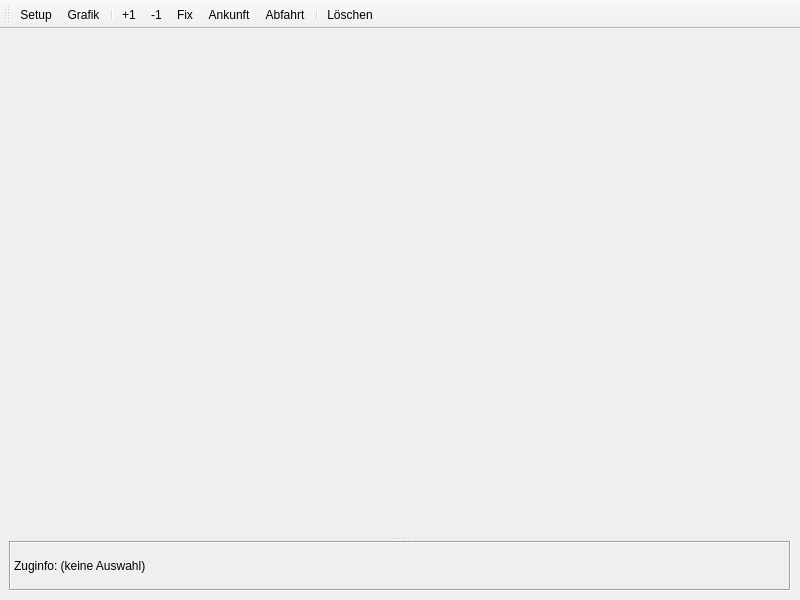
<?xml version="1.0" encoding="UTF-8"?>
<ui version="4.0">
 <class>GleisbelegungWindow</class>
 <widget class="QMainWindow" name="GleisbelegungWindow">
  <property name="geometry">
   <rect>
    <x>0</x>
    <y>0</y>
    <width>800</width>
    <height>600</height>
   </rect>
  </property>
  <property name="windowTitle">
   <string>MainWindow</string>
  </property>
  <widget class="QWidget" name="centralwidget">
   <layout class="QVBoxLayout" name="verticalLayout">
    <item>
     <widget class="QStackedWidget" name="stackedWidget">
      <property name="currentIndex">
       <number>1</number>
      </property>
      <widget class="QWidget" name="settings_page">
       <layout class="QHBoxLayout" name="horizontalLayout_2">
        <item>
         <widget class="QTreeWidget" name="treeWidget">
          <property name="alternatingRowColors">
           <bool>true</bool>
          </property>
          <property name="selectionMode">
           <enum>QAbstractItemView::MultiSelection</enum>
          </property>
          <property name="selectionBehavior">
           <enum>QAbstractItemView::SelectItems</enum>
          </property>
          <attribute name="headerDefaultSectionSize">
           <number>200</number>
          </attribute>
          <column>
           <property name="text">
            <string>Gleis</string>
           </property>
          </column>
          <column>
           <property name="text">
            <string>Konfliktgruppe</string>
           </property>
          </column>
          <item>
           <property name="text">
            <string>Anschlüsse</string>
           </property>
           <property name="checkState">
            <enum>Checked</enum>
           </property>
           <item>
            <property name="text">
             <string>EA</string>
            </property>
            <property name="checkState">
             <enum>Checked</enum>
            </property>
            <item>
             <property name="text">
              <string>EA 1</string>
             </property>
             <property name="checkState">
              <enum>Checked</enum>
             </property>
             <property name="text">
              <string>EA</string>
             </property>
            </item>
            <item>
             <property name="text">
              <string>EA 2</string>
             </property>
             <property name="checkState">
              <enum>Checked</enum>
             </property>
             <property name="text">
              <string>EA</string>
             </property>
            </item>
           </item>
          </item>
          <item>
           <property name="text">
            <string>Bahnhöfe</string>
           </property>
           <property name="checkState">
            <enum>PartiallyChecked</enum>
           </property>
           <item>
            <property name="text">
             <string>A</string>
            </property>
            <property name="checkState">
             <enum>PartiallyChecked</enum>
            </property>
            <property name="text">
             <string/>
            </property>
            <property name="flags">
             <set>ItemIsSelectable|ItemIsUserCheckable|ItemIsEnabled</set>
            </property>
            <item>
             <property name="text">
              <string>A 1</string>
             </property>
             <property name="checkState">
              <enum>Checked</enum>
             </property>
             <property name="text">
              <string>A 1</string>
             </property>
            </item>
            <item>
             <property name="text">
              <string>A 1 kurz</string>
             </property>
             <property name="checkState">
              <enum>Checked</enum>
             </property>
             <property name="text">
              <string>A 1</string>
             </property>
            </item>
            <item>
             <property name="text">
              <string>A 2</string>
             </property>
             <property name="checkState">
              <enum>Unchecked</enum>
             </property>
             <property name="text">
              <string>A 2</string>
             </property>
            </item>
           </item>
           <item>
            <property name="text">
             <string>B</string>
            </property>
            <property name="checkState">
             <enum>PartiallyChecked</enum>
            </property>
            <item>
             <property name="text">
              <string>B 1</string>
             </property>
             <property name="checkState">
              <enum>Unchecked</enum>
             </property>
             <property name="text">
              <string>B1</string>
             </property>
            </item>
            <item>
             <property name="text">
              <string>B 2</string>
             </property>
             <property name="checkState">
              <enum>Unchecked</enum>
             </property>
             <property name="text">
              <string>B2</string>
             </property>
            </item>
            <item>
             <property name="text">
              <string>B 3a</string>
             </property>
             <property name="checkState">
              <enum>Checked</enum>
             </property>
             <property name="text">
              <string>B3</string>
             </property>
            </item>
            <item>
             <property name="text">
              <string>B 3b</string>
             </property>
             <property name="checkState">
              <enum>Checked</enum>
             </property>
             <property name="text">
              <string>B3</string>
             </property>
            </item>
           </item>
          </item>
         </widget>
        </item>
       </layout>
      </widget>
      <widget class="QWidget" name="display_page">
       <layout class="QHBoxLayout" name="horizontalLayout">
        <property name="leftMargin">
         <number>0</number>
        </property>
        <property name="topMargin">
         <number>0</number>
        </property>
        <property name="rightMargin">
         <number>0</number>
        </property>
        <property name="bottomMargin">
         <number>0</number>
        </property>
        <item>
         <widget class="QSplitter" name="displaySplitter">
          <property name="orientation">
           <enum>Qt::Vertical</enum>
          </property>
          <widget class="QWidget" name="grafikWidget" native="true">
           <property name="sizePolicy">
            <sizepolicy hsizetype="Expanding" vsizetype="Expanding">
             <horstretch>0</horstretch>
             <verstretch>0</verstretch>
            </sizepolicy>
           </property>
          </widget>
          <widget class="QLabel" name="zuginfoLabel">
           <property name="sizePolicy">
            <sizepolicy hsizetype="Preferred" vsizetype="Preferred">
             <horstretch>0</horstretch>
             <verstretch>0</verstretch>
            </sizepolicy>
           </property>
           <property name="maximumSize">
            <size>
             <width>16777215</width>
             <height>50</height>
            </size>
           </property>
           <property name="baseSize">
            <size>
             <width>0</width>
             <height>0</height>
            </size>
           </property>
           <property name="frameShape">
            <enum>QFrame::Box</enum>
           </property>
           <property name="frameShadow">
            <enum>QFrame::Sunken</enum>
           </property>
           <property name="text">
            <string>Zuginfo: (keine Auswahl)</string>
           </property>
           <property name="textFormat">
            <enum>Qt::AutoText</enum>
           </property>
           <property name="textInteractionFlags">
            <set>Qt::TextSelectableByMouse</set>
           </property>
          </widget>
         </widget>
        </item>
       </layout>
      </widget>
     </widget>
    </item>
   </layout>
  </widget>
  <widget class="QToolBar" name="toolBar">
   <property name="windowTitle">
    <string>toolBar</string>
   </property>
   <property name="iconSize">
    <size>
     <width>16</width>
     <height>16</height>
    </size>
   </property>
   <attribute name="toolBarArea">
    <enum>TopToolBarArea</enum>
   </attribute>
   <attribute name="toolBarBreak">
    <bool>false</bool>
   </attribute>
   <addaction name="actionSetup"/>
   <addaction name="actionAnzeige"/>
   <addaction name="separator"/>
   <addaction name="actionPlusEins"/>
   <addaction name="actionMinusEins"/>
   <addaction name="actionFix"/>
   <addaction name="actionAnkunftAbwarten"/>
   <addaction name="actionAbfahrtAbwarten"/>
   <addaction name="separator"/>
   <addaction name="actionLoeschen"/>
  </widget>
  <action name="actionSetup">
   <property name="icon">
    <iconset resource="resources.qrc">
     <normaloff>:/equalizer.png</normaloff>:/equalizer.png</iconset>
   </property>
   <property name="text">
    <string>Setup</string>
   </property>
   <property name="toolTip">
    <string>Gleisauswahl (S)</string>
   </property>
   <property name="shortcut">
    <string>S</string>
   </property>
  </action>
  <action name="actionAnzeige">
   <property name="icon">
    <iconset resource="resources.qrc">
     <normaloff>:/chart.png</normaloff>:/chart.png</iconset>
   </property>
   <property name="text">
    <string>Grafik</string>
   </property>
   <property name="toolTip">
    <string>Grafik anzeigen (G)</string>
   </property>
   <property name="shortcut">
    <string>G</string>
   </property>
  </action>
  <action name="actionPlusEins">
   <property name="icon">
    <iconset resource="resources.qrc">
     <normaloff>:/clock--plus.png</normaloff>:/clock--plus.png</iconset>
   </property>
   <property name="text">
    <string>+1</string>
   </property>
   <property name="toolTip">
    <string>Feste Verspätung +1 Minute auf ausgewähltem Slot (+)</string>
   </property>
   <property name="shortcut">
    <string>+</string>
   </property>
  </action>
  <action name="actionMinusEins">
   <property name="icon">
    <iconset resource="resources.qrc">
     <normaloff>:/clock--minus.png</normaloff>:/clock--minus.png</iconset>
   </property>
   <property name="text">
    <string>-1</string>
   </property>
   <property name="toolTip">
    <string>Feste Verspätung -1 Minute auf ausgewähltem Slot (-)</string>
   </property>
   <property name="shortcut">
    <string>-</string>
   </property>
  </action>
  <action name="actionFix">
   <property name="icon">
    <iconset resource="resources.qrc">
     <normaloff>:/clock--pencil.png</normaloff>:/clock--pencil.png</iconset>
   </property>
   <property name="text">
    <string>Fix</string>
   </property>
   <property name="toolTip">
    <string>Feste Verspätung auf ausgewähltem Slot festlegen (V)</string>
   </property>
   <property name="shortcut">
    <string>V</string>
   </property>
  </action>
  <action name="actionLoeschen">
   <property name="icon">
    <iconset resource="resources.qrc">
     <normaloff>:/cross-script.png</normaloff>:/cross-script.png</iconset>
   </property>
   <property name="text">
    <string>Löschen</string>
   </property>
   <property name="toolTip">
    <string>Korrekturen auf ausgewähltem Slot löschen (Del)</string>
   </property>
   <property name="shortcut">
    <string>Del</string>
   </property>
  </action>
  <action name="actionAnkunftAbwarten">
   <property name="icon">
    <iconset resource="resources.qrc">
     <normaloff>:/zug-ankunft-abwraten.png</normaloff>:/zug-ankunft-abwraten.png</iconset>
   </property>
   <property name="text">
    <string>Ankunft</string>
   </property>
   <property name="toolTip">
    <string>Kreuzung/Ankunft von zweitem gewählten Zug abwarten (K)</string>
   </property>
   <property name="shortcut">
    <string>K</string>
   </property>
  </action>
  <action name="actionAbfahrtAbwarten">
   <property name="icon">
    <iconset resource="resources.qrc">
     <normaloff>:/zug-abfahrt-abwarten.png</normaloff>:/zug-abfahrt-abwarten.png</iconset>
   </property>
   <property name="text">
    <string>Abfahrt</string>
   </property>
   <property name="toolTip">
    <string>Überholung/Abfahrt von zweitem gewählten Zug abwarten (F)</string>
   </property>
   <property name="shortcut">
    <string>F</string>
   </property>
  </action>
 </widget>
 <resources>
  <include location="resources.qrc"/>
 </resources>
 <connections/>
</ui>
